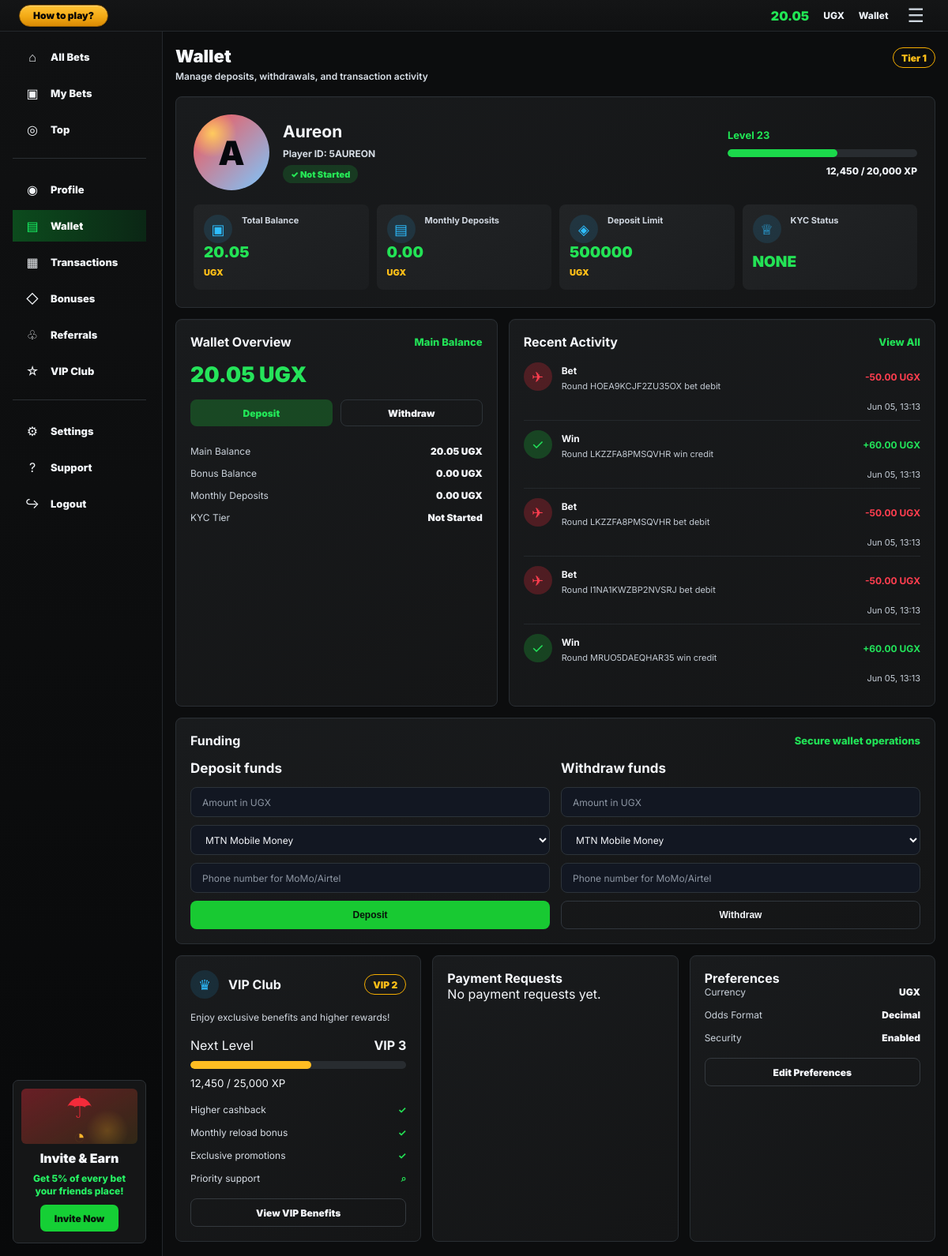
/wallet/ (signed in), run on an earlier commit of the app's database.
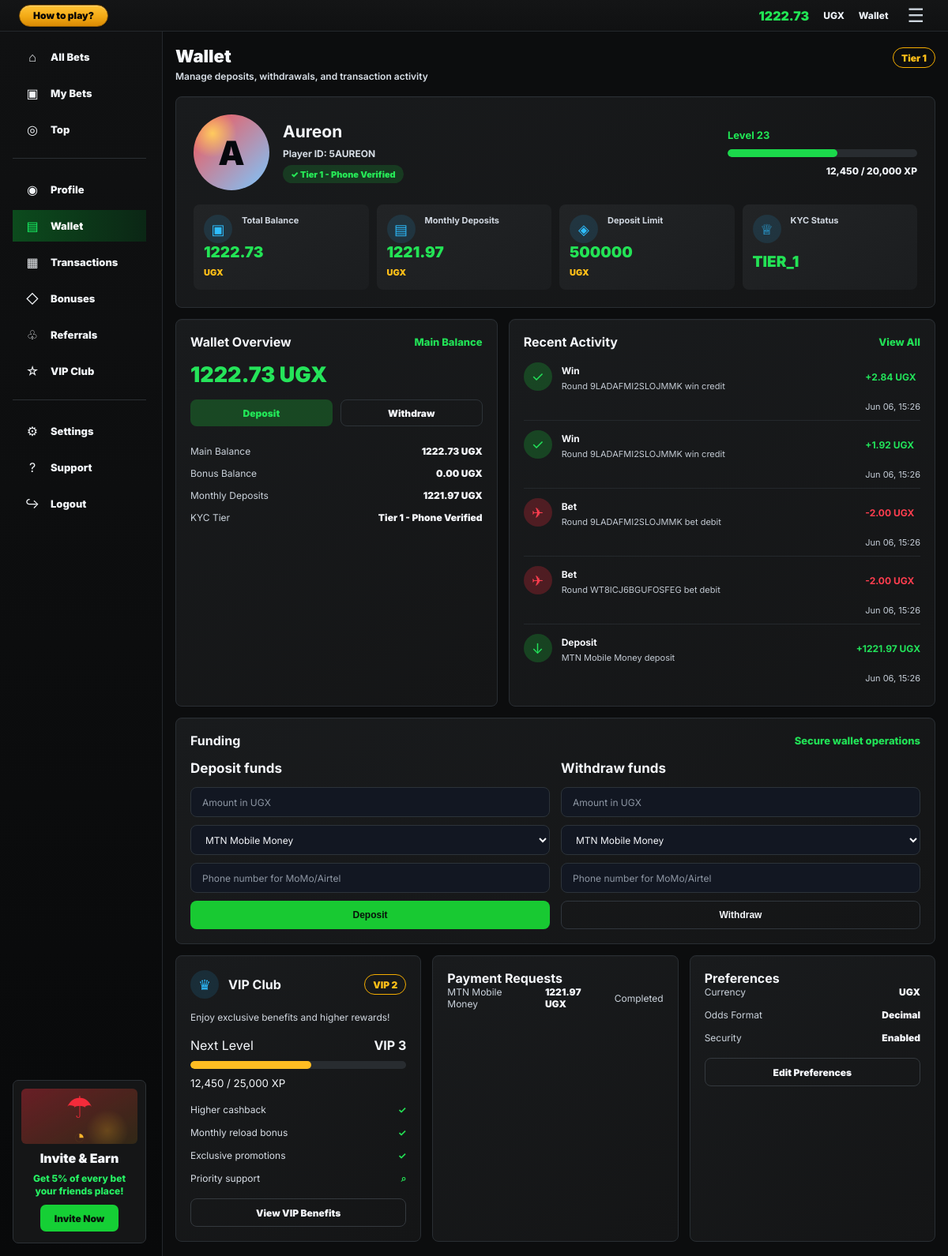
And on a later commit of the database.
### core/models.py (models this page shows, shortened)
class Profile(models.Model):
    KYC_STATUS_CHOICES = [
        ('none', 'Not Started'),
        ('tier_1', 'Tier 1 - Phone Verified'),
        ('tier_2', 'Tier 2 - Basic KYC'),
        ('tier_3', 'Tier 3 - Full KYC'),
        ('rejected', 'Rejected'),
    ]
    user = models.OneToOneField(User, on_delete=models.CASCADE)
    balance = models.DecimalField(max_digits=12, decimal_places=2, default=1000)
    currency = models.CharField(max_length=3, default='UGX')
    phone_number = models.CharField(max_length=20, blank=True)
    kyc_status = models.CharField(max_length=12, choices=KYC_STATUS_CHOICES, default='none')
    daily_deposit_limit = models.DecimalField(max_digits=12, decimal_places=2, default=500000)
    daily_loss_limit = models.DecimalField(max_digits=12, decimal_places=2, default=200000)
    self_excluded_until = models.DateTimeField(null=True, blank=True)
    created_at = models.DateTimeField(auto_now_add=True)

class Transaction(models.Model):
    TRANSACTION_TYPES = [
        ('deposit', 'Deposit'),
        ('withdraw', 'Withdraw'),
        ('bet', 'Bet Debit'),
        ('win', 'Win Credit'),
        ('refund', 'Refund'),
        ('bonus', 'Bonus'),
    ]
    STATUS_CHOICES = [
        ('completed', 'Completed'),
        ('pending', 'Pending'),
        ('failed', 'Failed'),
    ]
    user = models.ForeignKey(User, on_delete=models.CASCADE, related_name='transactions')
    transaction_type = models.CharField(max_length=20, choices=TRANSACTION_TYPES)
    amount = models.DecimalField(max_digits=10, decimal_places=2)
    status = models.CharField(max_length=10, choices=STATUS_CHOICES, default='completed')
    reference = models.CharField(max_length=80, blank=True, db_index=True)
    description = models.CharField(max_length=255, blank=True)
    created_at = models.DateTimeField(auto_now_add=True)
    class Meta:
        ordering = ['-created_at']

class PaymentRequest(models.Model):
    PAYMENT_TYPES = [
        ('deposit', 'Deposit'),
        ('withdraw', 'Withdraw'),
    ]
    PROVIDERS = [
        ('mtn_momo', 'MTN Mobile Money'),
        ('airtel_money', 'Airtel Money'),
        ('card', 'Visa/Mastercard'),
        ('bank_transfer', 'Bank Transfer'),
        ('pesapal', 'Pesapal'),
    ]
    STATUS_CHOICES = [
        ('pending', 'Pending'),
        ('processing', 'Processing'),
        ('completed', 'Completed'),
        ('failed', 'Failed'),
        ('cancelled', 'Cancelled'),
    ]
    user = models.ForeignKey(User, on_delete=models.CASCADE, related_name='payment_requests')
    payment_type = models.CharField(max_length=10, choices=PAYMENT_TYPES)
    provider = models.CharField(max_length=20, choices=PROVIDERS)
    amount = models.DecimalField(max_digits=12, decimal_places=2)
    phone_number = models.CharField(max_length=20, blank=True)
    external_reference = models.CharField(max_length=80, unique=True, db_index=True)
    provider_reference = models.CharField(max_length=100, blank=True)
    status = models.CharField(max_length=12, choices=STATUS_CHOICES, default='pending')
    failure_reason = models.CharField(max_length=255, blank=True)
    metadata = models.JSONField(default=dict, blank=True)
    created_at = models.DateTimeField(auto_now_add=True)
    updated_at = models.DateTimeField(auto_now=True)
    completed_at = models.DateTimeField(null=True, blank=True)
    class Meta:
        ordering = ['-created_at']
        indexes = [
            models.Index(fields=['user', '-created_at']),
            models.Index(fields=['provider', 'status']),
            models.Index(fields=['payment_type', 'status', '-created_at']),
        ]

### core/views.py (the view, shortened to what this page needs)
# urls.py: path('wallet/', views.wallet, name='wallet'),
@login_required
def wallet(request):
    profile = get_object_or_404(Profile, user=request.user)
    deposit_form = WalletForm(prefix='deposit')
    withdraw_form = WalletForm(prefix='withdraw')
    transactions = Transaction.objects.filter(user=request.user)
    payment_requests = PaymentRequest.objects.filter(user=request.user)[:10]
    monthly_deposit_total = get_monthly_deposit_total(request.user)
    monthly_deposit_limit = get_kyc_monthly_deposit_limit(profile)
    return render(request, 'core/wallet.html', {
        'profile': profile,
        'deposit_form': deposit_form,
        'withdraw_form': withdraw_form,
        'transactions': transactions,
        'payment_requests': payment_requests,
        'monthly_deposit_total': monthly_deposit_total,
        'monthly_deposit_limit': monthly_deposit_limit,
    })

### core/forms.py (shortened to what this page needs)
class WalletForm(forms.Form):
    PROVIDER_CHOICES = [
        ('mtn_momo', 'MTN Mobile Money'),
        ('airtel_money', 'Airtel Money'),
        ('card', 'Visa/Mastercard'),
        ('bank_transfer', 'Bank Transfer'),
        ('pesapal', 'Pesapal'),
    ]
    amount = forms.DecimalField(
        max_digits=12,
        decimal_places=2,
        min_value=1,
        widget=forms.NumberInput(attrs={
            'placeholder': 'Amount in UGX',
            'class': 'form-control',
        })
    )
    provider = forms.ChoiceField(
        choices=PROVIDER_CHOICES,
        widget=forms.Select(attrs={'class': 'form-control'})
    )
    phone_number = forms.CharField(
        max_length=20,
        required=False,
        widget=forms.TextInput(attrs={
            'placeholder': 'Phone number for MoMo/Airtel',
            'class': 'form-control',
        })
    )

### core/utils.py (called while the page is built)
def get_kyc_monthly_deposit_limit(profile):
    return KYC_MONTHLY_DEPOSIT_LIMITS.get(profile.kyc_status, KYC_MONTHLY_DEPOSIT_LIMITS['none'])

### core/templates/core/wallet.html (shortened to what the changed rows need)
{% extends 'core/base.html' %}
{% block content %}
<section class="account-page account-wallet-page">
    <div class="account-workspace">
        <header class="account-topbar">
            <div>
                <strong>{{ profile.balance|floatformat:2 }}</strong>
                <span>{{ profile.currency }}</span>
                <a href="{% url 'wallet' %}">Wallet</a>
                <button type="button" aria-label="Menu">☰</button>
            </div>
        </header>
        <main class="account-main">
            <section class="account-content">
                <div class="account-title-row">
                    <div>
                        <h1>Wallet</h1>
                    </div>
                </div>
                <section class="account-hero-card">
                    <div class="wallet-identity">
                        <div>
                            <h2>{{ request.user.username }}</h2>
                            <p>Player ID: {{ request.user.id|stringformat:"s" }}{{ request.user.username|upper|slice:":6" }}</p>
                            <span>✓ {{ profile.get_kyc_status_display }}</span>
                        </div>
                    </div>
                    <div class="account-stat-row">
                        <article><span>▣</span><small>Total Balance</small><strong>{{ profile.balance|floatformat:2 }} <em>{{ profile.currency }}</em></strong></article>
                        <article><span>▤</span><small>Monthly Deposits</small><strong>{{ monthly_deposit_total|floatformat:2 }} <em>{{ profile.currency }}</em></strong></article>
                        <article><span>◈</span><small>Deposit Limit</small><strong>{{ monthly_deposit_limit|floatformat:0 }} <em>{{ profile.currency }}</em></strong></article>
                        <article><span>♕</span><small>KYC Status</small><strong>{{ profile.kyc_status|upper }}</strong></article>
                    </div>
                </section>
                <div class="account-grid-2">
                    <section class="account-card wallet-actions-card">
                        <div class="section-heading">
                            <h2>Wallet Overview</h2>
                            <span>Main Balance</span>
                        </div>
                        <strong class="wallet-balance-large">{{ profile.balance|floatformat:2 }} {{ profile.currency }}</strong>
                        <div class="wallet-action-tabs">
                            <a href="#deposit-form">Deposit</a>
                            <a href="#withdraw-form">Withdraw</a>
                        </div>
                        <dl class="wallet-metrics">
                            <div><dt>Main Balance</dt><dd>{{ profile.balance|floatformat:2 }} {{ profile.currency }}</dd></div>
                            <div><dt>Bonus Balance</dt><dd>0.00 {{ profile.currency }}</dd></div>
                            <div><dt>Monthly Deposits</dt><dd>{{ monthly_deposit_total|floatformat:2 }} {{ profile.currency }}</dd></div>
                            <div><dt>KYC Tier</dt><dd>{{ profile.get_kyc_status_display }}</dd></div>
                        </dl>
                    </section>
                    <section class="account-card account-activity-card">
                        <div class="section-heading">
                            <h2>Recent Activity</h2>
                        </div>
                        <ul class="account-activity-list">
                            {% for txn in transactions|slice:":5" %}
                                <li>
                                    <span class="activity-icon {% if txn.transaction_type == 'deposit' or txn.transaction_type == 'win' or txn.transaction_type == 'bonus' %}positive{% else %}negative{% endif %}">
                                        {% if txn.transaction_type == 'deposit' %}↓{% elif txn.transaction_type == 'win' or txn.transaction_type == 'bonus' %}✓{% else %}✈{% endif %}
                                    </span>
                                    <div>
                                        <strong>{{ txn.transaction_type|title }}</strong>
                                        <small>{{ txn.description|default:"Main Balance" }}</small>
                                    </div>
                                    <b class="{% if txn.transaction_type == 'deposit' or txn.transaction_type == 'win' or txn.transaction_type == 'bonus' %}positive{% else %}negative{% endif %}">
                                        {% if txn.transaction_type == 'deposit' or txn.transaction_type == 'win' or txn.transaction_type == 'bonus' %}+{% else %}-{% endif %}{{ txn.amount|floatformat:2 }} {{ profile.currency }}
                                    </b>
                                    <time>{{ txn.created_at|date:'M d, H:i' }}</time>
                                </li>
                            {% empty %}
                                <li class="empty-state">No transactions yet.</li>
                            {% endfor %}
                        </ul>
                    </section>
                </div>
                <section class="account-card account-money-card">
                    <div class="section-heading">
                        <h2>Funding</h2>
                    </div>
                </section>
            </section>
            <aside class="account-right-rail">
                <section class="account-card">
                    <h2>Payment Requests</h2>
                    <ul class="rail-list">
                        {% for payment in payment_requests|slice:":4" %}
                            <li><span>{{ payment.get_provider_display }}</span><strong>{{ payment.amount|floatformat:2 }} {{ profile.currency }}</strong><small>{{ payment.status|title }}</small></li>
                        {% empty %}
                            <li>No payment requests yet.</li>
                        {% endfor %}
                    </ul>
                </section>
                <section class="account-card">
                    <h2>Preferences</h2>
                    <ul class="rail-list">
                        <li><span>Currency</span><strong>{{ profile.currency }}</strong></li>
                    </ul>
                </section>
            </aside>
        </main>
    </div>
</section>
{% endblock %}

What changed in the data, as far as the page shows it:
no longer on this page (row unchanged): Transaction: transaction_type "Bet", description "Round HOEA9KCJF2ZU35OX bet debit", amount "50.00", {{ profile.currency }} "UGX", created_at "Jun 05, 13:13"
no longer on this page (row unchanged): Transaction: transaction_type "Win", description "Round LKZZFA8PMSQVHR win credit", amount "60.00", {{ profile.currency }} "UGX", created_at "Jun 05, 13:13"
no longer on this page (row unchanged): Transaction: transaction_type "Bet", description "Round LKZZFA8PMSQVHR bet debit", amount "50.00", {{ profile.currency }} "UGX", created_at "Jun 05, 13:13"
no longer on this page (row unchanged): Transaction: transaction_type "Bet", description "Round I1NA1KWZBP2NVSRJ bet debit", amount "50.00", {{ profile.currency }} "UGX", created_at "Jun 05, 13:13"
no longer on this page (row unchanged): Transaction: transaction_type "Win", description "Round MRUO5DAEQHAR35 win credit", amount "60.00", {{ profile.currency }} "UGX", created_at "Jun 05, 13:13"
changed Profile "UGX": balance "20.05" → "1222.73"; kyc_status "Not Started" → "Tier 1 - Phone Verified"; kyc_status "NONE" → "TIER_1"
added Transaction: transaction_type "Win", description "Round 9LADAFMI2SLOJMMK win credit", amount "2.84", {{ profile.currency }} "UGX", created_at "Jun 06, 15:26"
added Transaction: transaction_type "Win", description "Round 9LADAFMI2SLOJMMK win credit", amount "1.92", {{ profile.currency }} "UGX", created_at "Jun 06, 15:26"
added Transaction: transaction_type "Bet", description "Round 9LADAFMI2SLOJMMK bet debit", amount "2.00", {{ profile.currency }} "UGX", created_at "Jun 06, 15:26"
added Transaction: transaction_type "Bet", description "Round WT8ICJ6BGUFOSFEG bet debit", amount "2.00", {{ profile.currency }} "UGX", created_at "Jun 06, 15:26"
added Transaction: transaction_type "Deposit", description "MTN Mobile Money deposit", amount "1221.97", {{ profile.currency }} "UGX", created_at "Jun 06, 15:26"
added PaymentRequest: provider "MTN Mobile Money", amount "1221.97", {{ profile.currency }} "UGX", status "Completed"
Also different on the page:
{{ monthly_deposit_total|floatformat:2 }}: "0.00" → "1221.97"
text no longer shown: "No payment requests yet."
